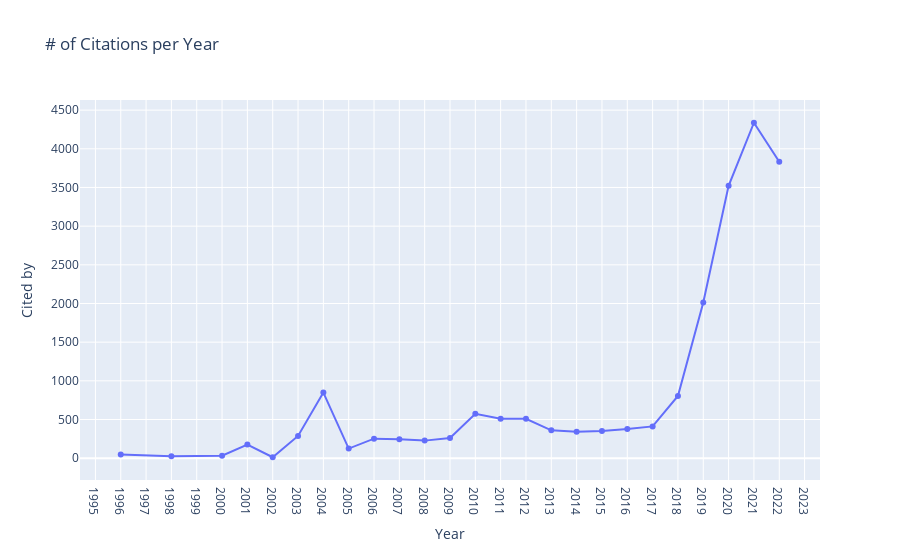

Source (notebook cell):
### Code cell
#let's test the function 
fig = citation_range(startyear=1996,endyear=2022,df=df)
fig.show()

### Figure 1 — Plotly figure (JSON) as saved in the notebook; plotly's stock layout.template omitted (floating-point values rounded to 4 significant figures)
{"data": [{"hovertemplate": "Year=%{x}<br>Cited by=%{y}<extra></extra>", "legendgroup": "", "line": {"color": "#636efa", "dash": "solid"}, "marker": {"symbol": "circle"}, "mode": "lines+markers", "name": "", "orientation": "v", "showlegend": false, "type": "scatter", "x": [1996, 1998, 2000, 2001, 2002, 2003, 2004, 2005, 2006, 2007, 2008, 2009, 2010, 2011, 2012, 2013, 2014, 2015, 2016, 2017, 2018, 2019, 2020, 2021, 2022], "xaxis": "x", "y": [48, 25, 31, 176, 12, 288, 848, 124, 252, 246, 227, 261, 573, 509, 510, 360, 341, 350, 378, 411, 805, 2012, 3521, 4337, 3832], "yaxis": "y"}], "layout": {"legend": {"tracegroupgap": 0}, "title": {"text": "# of Citations per Year"}, "xaxis": {"anchor": "y", "domain": [0, 1], "dtick": 1, "tickmode": "linear", "title": {"text": "Year"}}, "yaxis": {"anchor": "x", "domain": [0, 1], "title": {"text": "Cited by"}}}}
